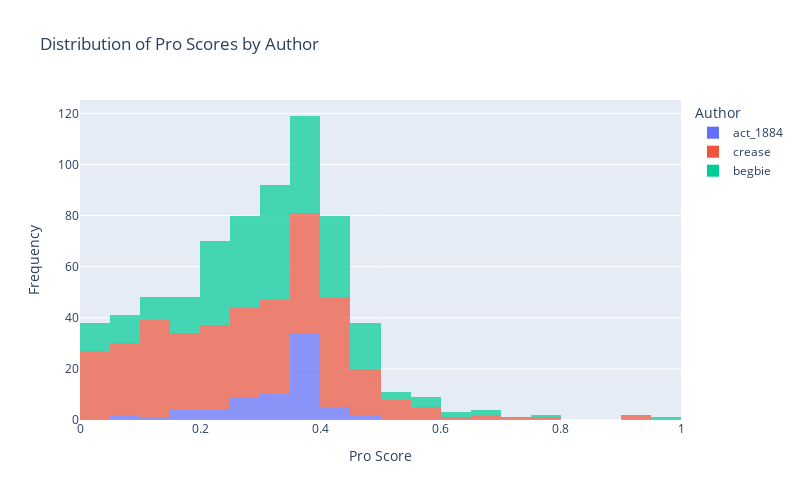
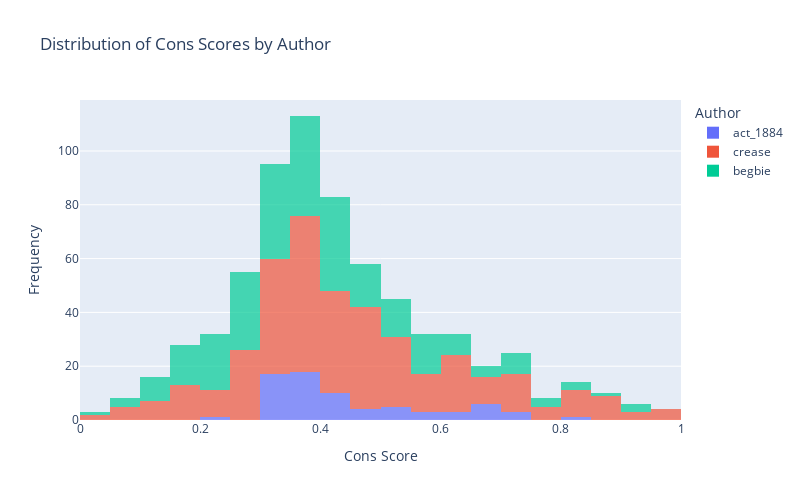

Here is the notebook cell these charts were saved with, in order:
### Code cell
# Plot histogram for Pro scores
fig_pro = px.histogram(
    df_scores,
    x="Pro",
    color="Author",
    title="Distribution of Pro Scores by Author",
    nbins=30,
    opacity=0.7,
    labels={"Pro": "Pro Score"}
)
fig_pro.update_layout(
    xaxis_title="Pro Score",
    yaxis_title="Frequency",
    width=800,
    height=500
)
fig_pro.show()

# Plot histogram for Cons scores
fig_cons = px.histogram(
    df_scores,
    x="Cons",
    color="Author",
    title="Distribution of Cons Scores by Author",
    nbins=30,
    opacity=0.7,
    labels={"Cons": "Cons Score"}
)
fig_cons.update_layout(
    xaxis_title="Cons Score",
    yaxis_title="Frequency",
    width=800,
    height=500
)
fig_cons.show()

### Figure 1 — Plotly figure (JSON) as saved in the notebook; plotly's stock layout.template omitted (floating-point values rounded to 4 significant figures; data arrays with more than 128 entries replaced by an {"elided": "..."} marker saying what was removed)
{"data": [{"alignmentgroup": "True", "bingroup": "x", "hovertemplate": "Author=act_1884<br>Pro Score=%{x}<br>count=%{y}<extra></extra>", "legendgroup": "act_1884", "marker": {"color": "#636efa", "opacity": 0.7, "pattern": {"shape": ""}}, "name": "act_1884", "nbinsx": 30, "offsetgroup": "act_1884", "orientation": "v", "showlegend": true, "type": "histogram", "x": [0.1615, 0.3814, 0.08859, 0.2942, 0.3575, 0.293, 0.3631, 0.3245, 0.3625, 0.364, 0.3623, 0.1973, 0.3612, 0.4619, 0.3699, 0.1638, 0.3595, 0.3405, 0.3735, 0.1733, 0.3921, 0.2095, 0.1353, 0.3955, 0.3739, 0.3347, 0.2778, 0.3865, 0.3799, 0.3699, 0.3766, 0.3799, 0.2777, 0.409, 0.24, 0.3986, 0.2544, 0.3839, 0.3059, 0.377, 0.3726, 0.09948, 0.2855, 0.391, 0.2572, 0.388, 0.3439, 0.3884, 0.3899, 0.4014, 0.3423, 0.3795, 0.3221, 0.3903, 0.3094, 0.2877, 0.2921, 0.4102, 0.3019, 0.3999, 0.3604, 0.4061, 0.25, 0.3862, 0.4526, 0.3897, 0.3026, 0.3847, 0.4053, 0.3775, 0.24], "xaxis": "x", "yaxis": "y"}, {"alignmentgroup": "True", "bingroup": "x", "hovertemplate": "Author=crease<br>Pro Score=%{x}<br>count=%{y}<extra></extra>", "legendgroup": "crease", "marker": {"color": "#EF553B", "opacity": 0.7, "pattern": {"shape": ""}}, "name": "crease", "nbinsx": 30, "offsetgroup": "crease", "orientation": "v", "showlegend": true, "type": "histogram", "x": {"elided": "356 float values"}, "xaxis": "x", "yaxis": "y"}, {"alignmentgroup": "True", "bingroup": "x", "hovertemplate": "Author=begbie<br>Pro Score=%{x}<br>count=%{y}<extra></extra>", "legendgroup": "begbie", "marker": {"color": "#00cc96", "opacity": 0.7, "pattern": {"shape": ""}}, "name": "begbie", "nbinsx": 30, "offsetgroup": "begbie", "orientation": "v", "showlegend": true, "type": "histogram", "x": {"elided": "260 float values"}, "xaxis": "x", "yaxis": "y"}], "layout": {"barmode": "relative", "height": 500, "legend": {"title": {"text": "Author"}, "tracegroupgap": 0}, "title": {"text": "Distribution of Pro Scores by Author"}, "width": 800, "xaxis": {"anchor": "y", "domain": [0, 1], "title": {"text": "Pro Score"}}, "yaxis": {"anchor": "x", "domain": [0, 1], "title": {"text": "Frequency"}}}}

### Figure 2 — Plotly figure (JSON) as saved in the notebook; plotly's stock layout.template omitted (floating-point values rounded to 4 significant figures; data arrays with more than 128 entries replaced by an {"elided": "..."} marker saying what was removed)
{"data": [{"alignmentgroup": "True", "bingroup": "x", "hovertemplate": "Author=act_1884<br>Cons Score=%{x}<br>count=%{y}<extra></extra>", "legendgroup": "act_1884", "marker": {"color": "#636efa", "opacity": 0.7, "pattern": {"shape": ""}}, "name": "act_1884", "nbinsx": 30, "offsetgroup": "act_1884", "orientation": "v", "showlegend": true, "type": "histogram", "x": [0.6822, 0.3752, 0.8148, 0.6188, 0.399, 0.3903, 0.4031, 0.6046, 0.4095, 0.5497, 0.3741, 0.7038, 0.3815, 0.3319, 0.3726, 0.7418, 0.3764, 0.4402, 0.356, 0.7478, 0.3574, 0.68, 0.4429, 0.3743, 0.3169, 0.3338, 0.5437, 0.4183, 0.3423, 0.4949, 0.5025, 0.3463, 0.632, 0.3415, 0.6908, 0.3488, 0.6624, 0.3623, 0.5942, 0.3557, 0.3616, 0.6788, 0.5717, 0.3511, 0.4896, 0.346, 0.4197, 0.3537, 0.4887, 0.3425, 0.5272, 0.3401, 0.5417, 0.3286, 0.3971, 0.2371, 0.434, 0.3198, 0.4363, 0.3372, 0.4454, 0.3427, 0.5862, 0.3614, 0.3099, 0.3552, 0.4881, 0.3382, 0.41, 0.3385, 0.6759], "xaxis": "x", "yaxis": "y"}, {"alignmentgroup": "True", "bingroup": "x", "hovertemplate": "Author=crease<br>Cons Score=%{x}<br>count=%{y}<extra></extra>", "legendgroup": "crease", "marker": {"color": "#EF553B", "opacity": 0.7, "pattern": {"shape": ""}}, "name": "crease", "nbinsx": 30, "offsetgroup": "crease", "orientation": "v", "showlegend": true, "type": "histogram", "x": {"elided": "356 float values"}, "xaxis": "x", "yaxis": "y"}, {"alignmentgroup": "True", "bingroup": "x", "hovertemplate": "Author=begbie<br>Cons Score=%{x}<br>count=%{y}<extra></extra>", "legendgroup": "begbie", "marker": {"color": "#00cc96", "opacity": 0.7, "pattern": {"shape": ""}}, "name": "begbie", "nbinsx": 30, "offsetgroup": "begbie", "orientation": "v", "showlegend": true, "type": "histogram", "x": {"elided": "260 float values"}, "xaxis": "x", "yaxis": "y"}], "layout": {"barmode": "relative", "height": 500, "legend": {"title": {"text": "Author"}, "tracegroupgap": 0}, "title": {"text": "Distribution of Cons Scores by Author"}, "width": 800, "xaxis": {"anchor": "y", "domain": [0, 1], "title": {"text": "Cons Score"}}, "yaxis": {"anchor": "x", "domain": [0, 1], "title": {"text": "Frequency"}}}}
